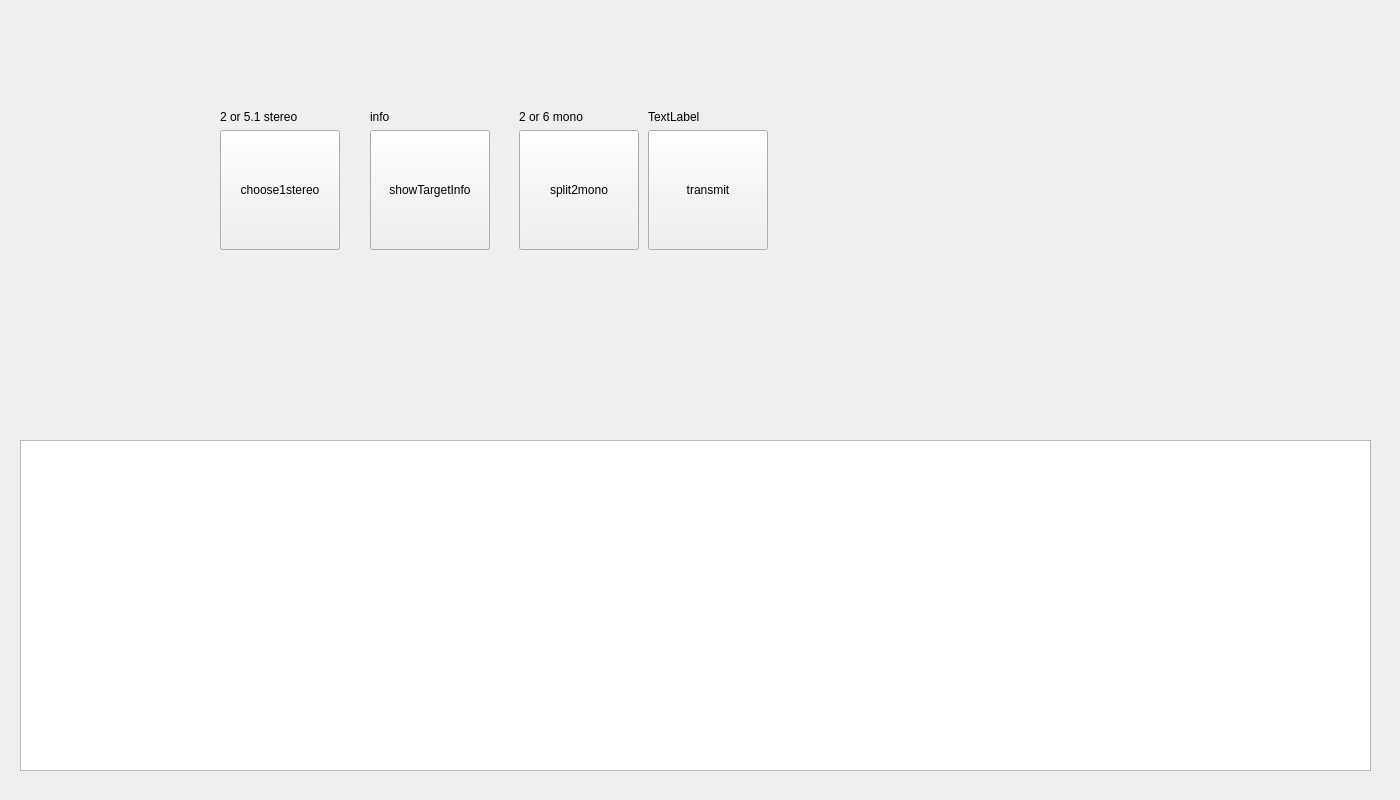
<?xml version="1.0" encoding="UTF-8"?>
<ui version="4.0">
 <class>Widget</class>
 <widget class="QWidget" name="Widget">
  <property name="geometry">
   <rect>
    <x>0</x>
    <y>0</y>
    <width>1400</width>
    <height>800</height>
   </rect>
  </property>
  <property name="minimumSize">
   <size>
    <width>1400</width>
    <height>800</height>
   </size>
  </property>
  <property name="maximumSize">
   <size>
    <width>1400</width>
    <height>800</height>
   </size>
  </property>
  <property name="windowTitle">
   <string>Widget</string>
  </property>
  <widget class="QWidget" name="layoutWidget">
   <property name="geometry">
    <rect>
     <x>220</x>
     <y>110</y>
     <width>122</width>
     <height>149</height>
    </rect>
   </property>
   <layout class="QVBoxLayout" name="verticalLayout">
    <property name="sizeConstraint">
     <enum>QLayout::SetFixedSize</enum>
    </property>
    <item>
     <widget class="QLabel" name="label">
      <property name="text">
       <string>2 or 5.1 stereo</string>
      </property>
     </widget>
    </item>
    <item>
     <widget class="QPushButton" name="pushButtonChoose1stereo">
      <property name="minimumSize">
       <size>
        <width>120</width>
        <height>120</height>
       </size>
      </property>
      <property name="text">
       <string>choose1stereo</string>
      </property>
     </widget>
    </item>
   </layout>
  </widget>
  <widget class="QWidget" name="layoutWidget">
   <property name="geometry">
    <rect>
     <x>519</x>
     <y>110</y>
     <width>122</width>
     <height>149</height>
    </rect>
   </property>
   <layout class="QVBoxLayout" name="verticalLayout_2">
    <property name="sizeConstraint">
     <enum>QLayout::SetFixedSize</enum>
    </property>
    <item>
     <widget class="QLabel" name="label_2">
      <property name="text">
       <string>2 or 6 mono</string>
      </property>
     </widget>
    </item>
    <item>
     <widget class="QPushButton" name="pushButtonSplit2mono">
      <property name="minimumSize">
       <size>
        <width>120</width>
        <height>120</height>
       </size>
      </property>
      <property name="text">
       <string>split2mono</string>
      </property>
     </widget>
    </item>
   </layout>
  </widget>
  <widget class="QWidget" name="layoutWidget">
   <property name="geometry">
    <rect>
     <x>648</x>
     <y>110</y>
     <width>122</width>
     <height>149</height>
    </rect>
   </property>
   <layout class="QVBoxLayout" name="verticalLayout_3">
    <property name="sizeConstraint">
     <enum>QLayout::SetFixedSize</enum>
    </property>
    <item>
     <widget class="QLabel" name="label_3">
      <property name="text">
       <string>TextLabel</string>
      </property>
     </widget>
    </item>
    <item>
     <widget class="QPushButton" name="pushButtonTransmit">
      <property name="minimumSize">
       <size>
        <width>120</width>
        <height>120</height>
       </size>
      </property>
      <property name="text">
       <string>transmit</string>
      </property>
     </widget>
    </item>
   </layout>
  </widget>
  <widget class="QTextEdit" name="textEdit">
   <property name="geometry">
    <rect>
     <x>20</x>
     <y>440</y>
     <width>1351</width>
     <height>331</height>
    </rect>
   </property>
  </widget>
  <widget class="QWidget" name="layoutWidget_2">
   <property name="geometry">
    <rect>
     <x>370</x>
     <y>110</y>
     <width>122</width>
     <height>149</height>
    </rect>
   </property>
   <layout class="QVBoxLayout" name="verticalLayout_4">
    <property name="sizeConstraint">
     <enum>QLayout::SetFixedSize</enum>
    </property>
    <item>
     <widget class="QLabel" name="label_4">
      <property name="text">
       <string>info</string>
      </property>
     </widget>
    </item>
    <item>
     <widget class="QPushButton" name="pushButtonShowTargetInfo">
      <property name="minimumSize">
       <size>
        <width>120</width>
        <height>120</height>
       </size>
      </property>
      <property name="text">
       <string>showTargetInfo</string>
      </property>
     </widget>
    </item>
   </layout>
  </widget>
 </widget>
 <resources/>
 <connections/>
</ui>
